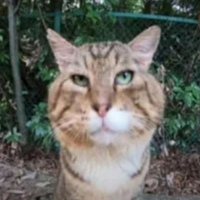
%> input picture fifth_laba/democracy.png, 200 x 200 px
$ octave laba6.m   (GNU Octave 9; MATLAB toolbox functions it lacks are replaced by stand-ins)
%> lines starting %> are read from the running program, lines starting %| are printed output that depends on the picture
%> further down, d is the input picture: size 200x200x3 uint8; mean R, G, B 102.6, 103.2, 96.3
### fifth_laba/shuffle_image.m
function y = shuffle_image(d,m,n)
%> called with m = 10, n = 10
q = size(d);
%> q = [200 200 3]
c = [];
for  i = 1:q(1)/m:q(1)
   for j = 1:q(2)/m:q(2)
 k = d(i:i+q(1)/m-1,j:j+q(2)/n-1,1:3);
 c = cat(3,c,k);
   end
end

new_image=[];
   for i = 1:1:m
       b=[];
       for j= 1:3:3*n
           b=cat(1,b,c(:,:,[(i-1)*30+j:1:(i-1)*30+j+2]));
       end
       new_image = cat(2,new_image,b);
   end
%> this loop made 10 passes
%> pass 1, in shuffle_image, `new_image = cat(2,new_image,b);`:
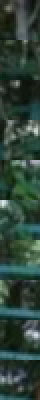
%> new_image: size 200x20x3 uint8 (shown 2 times larger); mean R, G, B 46.9, 67.4, 57.2
%> pass 2, in shuffle_image, `new_image = cat(2,new_image,b);`:
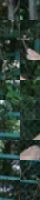
%> new_image: size 200x40x3 uint8; mean R, G, B 46.8, 64, 54.4
%> pass 3, in shuffle_image, `new_image = cat(2,new_image,b);`:
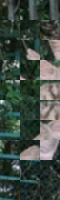
%> new_image: size 200x60x3 uint8; mean R, G, B 65.2, 76.4, 68.6
%> after the loop:
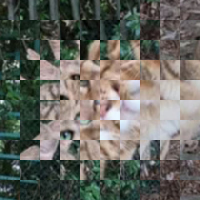
%> new_image: size 200x200x3 uint8; mean R, G, B 102.6, 103.2, 96.3; mean of the top-left, top-right, bottom-left and bottom-right quarters 76.8, 108.8, 89.3, 128
   y = new_image;

### fifth_laba/laba6.m
% [147 lines of commented-out code are left out]
d = imread("democracy.png");
m = 10;
n = 10;
k = shuffle_image(d,m,n);
image(k);
